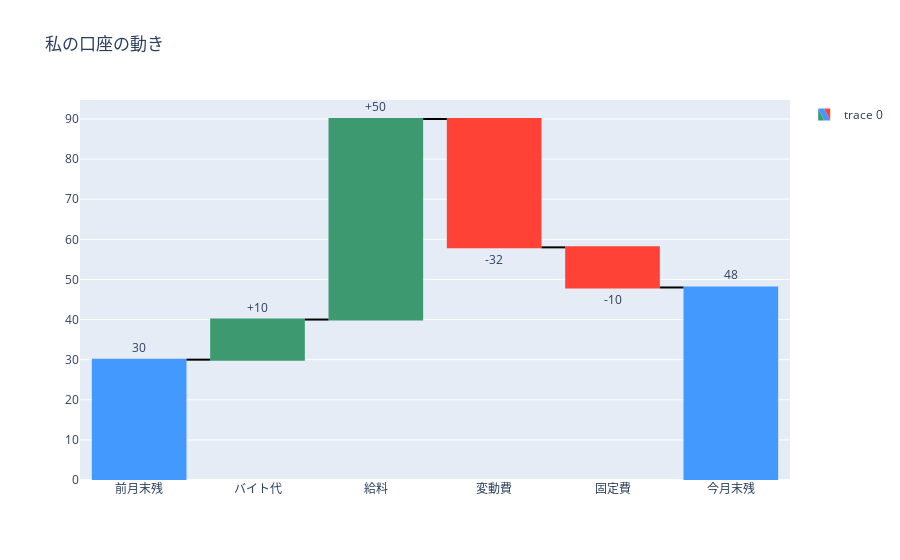

Notebook code cell kept with this figure:
### Markdown cell above
list 5.72 ウォーターフォールチャートの描画例

### Code cell
fig = go.Figure(go.Waterfall(
    # 絶対値か差分を指定する
    measure=["absolute", "relative", "relative", "relative", "relative", "total"],
    # 項目の定義
    x=["前月末残", "バイト代", "給料", "変動費", "固定費", "今月末残"],
    # ラベル位置の定義
    textposition= "outside",
    text=["30", "+10", "+50", "-32", "-10", "48"],
    # 数値の定義
    y=[30, 10, 50, -32, -10, 0],
    connector={"line": {"color": "rgb(0, 0, 0)"}}
))
fig.update_layout(title="私の口座の動き", showlegend=True)
fig.show()

### Figure 1 — Plotly figure (JSON) as saved in the notebook; plotly's stock layout.template omitted (floating-point values rounded to 4 significant figures)
{"data": [{"connector": {"line": {"color": "rgb(0, 0, 0)"}}, "measure": ["absolute", "relative", "relative", "relative", "relative", "total"], "text": ["30", "+10", "+50", "-32", "-10", "48"], "textposition": "outside", "type": "waterfall", "x": ["前月末残", "バイト代", "給料", "変動費", "固定費", "今月末残"], "y": [30, 10, 50, -32, -10, 0]}], "layout": {"showlegend": true, "title": {"text": "私の口座の動き"}}}
